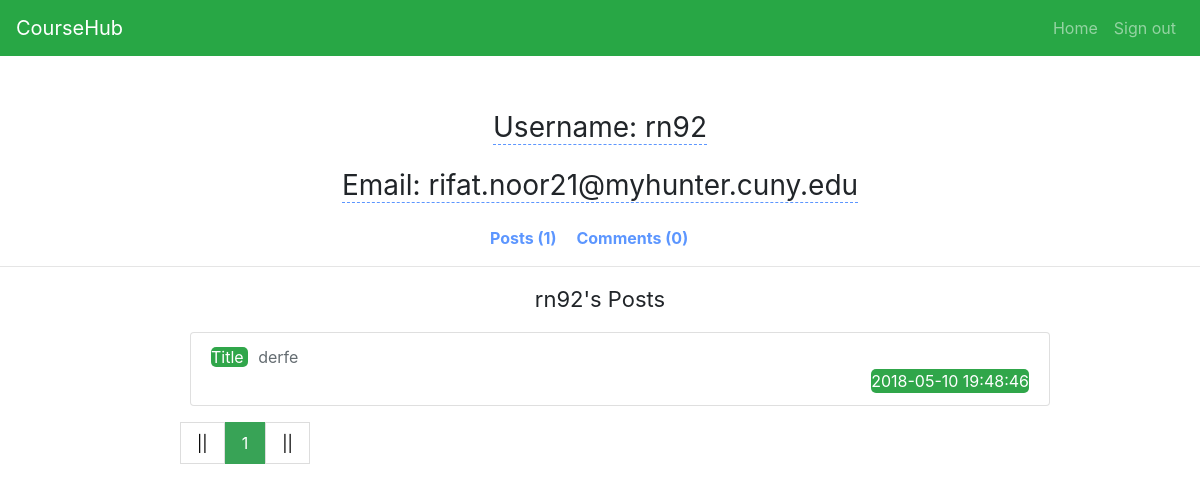
The page /usercenter/rn92/post (signed in) on the database as committed earlier.
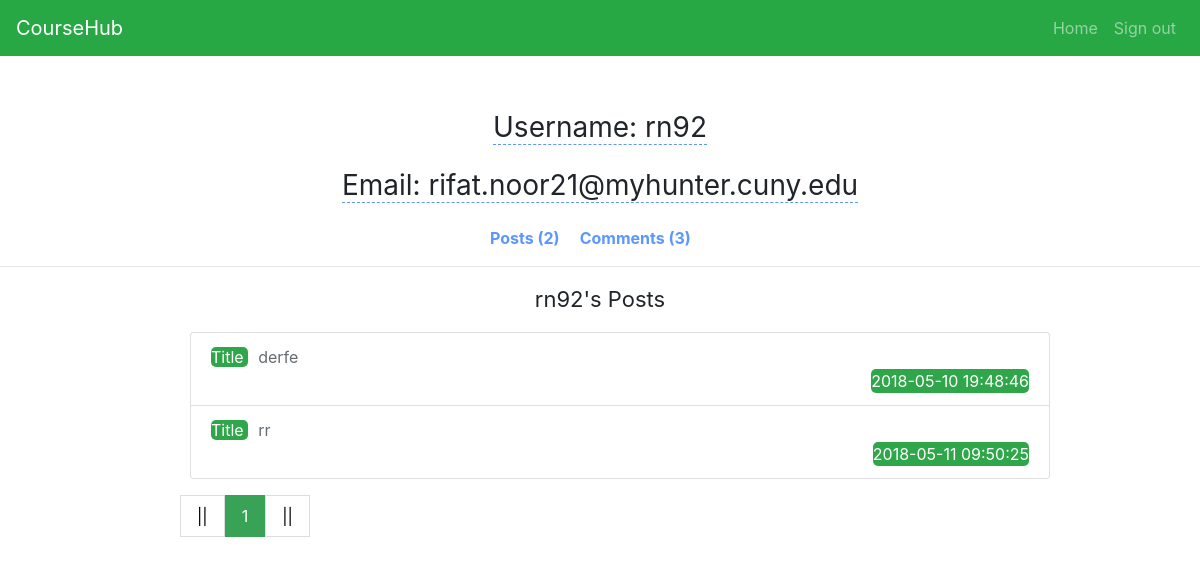
The same page on the database as committed later.
### coursehubapp.py (models this page shows)
class Post(db.Model):
    __tablename__ = 'post'
    __searchable__ = ['title']
    id = db.Column(db.Integer, primary_key=True)
    title = db.Column(db.String(100))
    description = db.Column(db.String())
    user_id = db.Column(db.Integer, db.ForeignKey('user.id'), nullable=False)
    course_id = db.Column(db.Integer, db.ForeignKey('course.id'), nullable=False)
    post_time = db.Column(db.DateTime, default=datetime.now)
    rating = db.Column(db.Integer)
    comment = db.relationship('Comment', backref='post', lazy='dynamic')

### coursehubapp.py (the view)
@app.route('/usercenter/<username>/<tag>')
@login_required
def usercenter(username, tag):
    user = User.query.filter(User.username == username).first()
    page = request.args.get(get_page_parameter(), type=int, default=1)
    pagination1 = user.post.paginate(page=page, per_page=10, error_out=False)
    pagination2 = user.comment.paginate(page=page, per_page=10, error_out=False)
    comments = pagination2.items
    posts = pagination1.items
    if tag == 'post':
        return render_template('usercenter1.html', user=user, pagination1=pagination1, posts=posts)
    else:
        return render_template('usercenter2.html', user=user, pagination2=pagination2, comments=comments)

### coursehubapp.py (called while the page is built)
@login_manager.user_loader
def load_user(user_id):
    return User.query.get(int(user_id))

### templates/usercenter1.html
{% extends 'usercenter.html' %}
{% block user %}
    <p style="font-size: 22px; text-align: center;">{{ user.username }}'s Posts</p>
    <div class="all-post"  style="margin:0 auto;width:900px;height:auto;">
              <ul class="note-list" >
                {% for post in posts %}
                    <li class="list-group-item">
                    <span style="border-radius: 5px; background: #30a64a; color: white; margin-right: 10px;" >  Title  </span>
                        <span>  <a style="color: #646c71;" href="{{ url_for('detail',post_id=post.id) }}"> {{ post.title }}</a></span>
                        <br>
                        <span style="float:right; border-radius:  5px; background: #30a64a; color: white;" >{{ post.post_time.strftime('%Y-%m-%d %H:%M:%S') }}</span>
                        <br>
                    </li>
                {% endfor %}
            </ul>
     </div>
      <div class="pagination-container">
    <ul class="pagination">
       {% if pagination1.has_prev %}
            <li><a href="{{url_for('usercenter',username=user.username,tag='post', page=pagination1.page-1)}}">«</a></li>
            {% else %}
            <li><a href="">||</a></li>
            {% endif %}
            {% for p in pagination1.iter_pages() %}
                {% if p %}
                    {% if p == pagination1.page %}
                <li ><a class="active" href="">{{p}}</a></li>
                {% else %}
                <li><a href="{{ url_for('usercenter',username=user.username,tag='post', page=p)}}">{{p}}</a></li>
                {% endif %}
                {% else %}
                <li><a href="">&hellip;</a></li>
                {% endif %}
            {% endfor %}
            {% if pagination1.has_next %}
                <li><a href="{{url_for('usercenter',username=user.username,tag='post',page=pagination1.page+1)}}">»</a></li>
            {% else %}
             <li><a href="">||</a></li>
            {% endif %}
    </ul>
      </div>
 {% endblock %}

### templates/usercenter.html (shortened to what this page needs)
<!DOCTYPE html>
<html lang="en">
<head>
 <link rel="stylesheet" href="https://maxcdn.bootstrapcdn.com/bootstrap/4.0.0/css/bootstrap.min.css">
 <link rel="stylesheet" type="text/css">
</head>
   <nav class="navbar navbar-expand-sm bg-success navbar-dark">
       <a class="navbar-brand" href="#">CourseHub</a>
           <ul class="navbar-nav ml-auto">
               <li class="nav-item">
                   <a class="nav-link" href="{{ url_for('userspage') }}"> Home</a>
               </li>
               <li class="nav-item">
                   <a class="nav-link" href="{{ url_for('logout') }}">Sign out</a>
               </li>
            </ul>
   </nav>
   <div class="user-info">
   <p><span style="border-bottom: dashed 1px #5c96ff; width: auto;">Username: {{ user.username }}</span></p>
   <p><span style="border-bottom: dashed 1px #5c96ff; width: auto;">Email: {{ user.email }}</span></p>
   </div>
<div class="header">
    <ul class="selection">
        <li> <a href="{{ url_for('usercenter',username=user.username,tag='post') }}">
          Posts ({{ user.post.count() }})</a> </li>
        <li><a href=" {{ url_for('usercenter',username=user.username,tag='comment')}}">
           Comments ({{ user.comment.count() }})</a> </li>
</ul>
</div>
<br> <hr>
{% block user %}{% endblock %}
</body>
</html>

Rows that differ between the two databases and show on the page:
added Post: title "rr", post_time "2018-05-11 09:50:25"
Other text that changed with them:
{{ user.post.count() }}: "1" → "2"
{{ user.comment.count() }}: "0" → "3"
